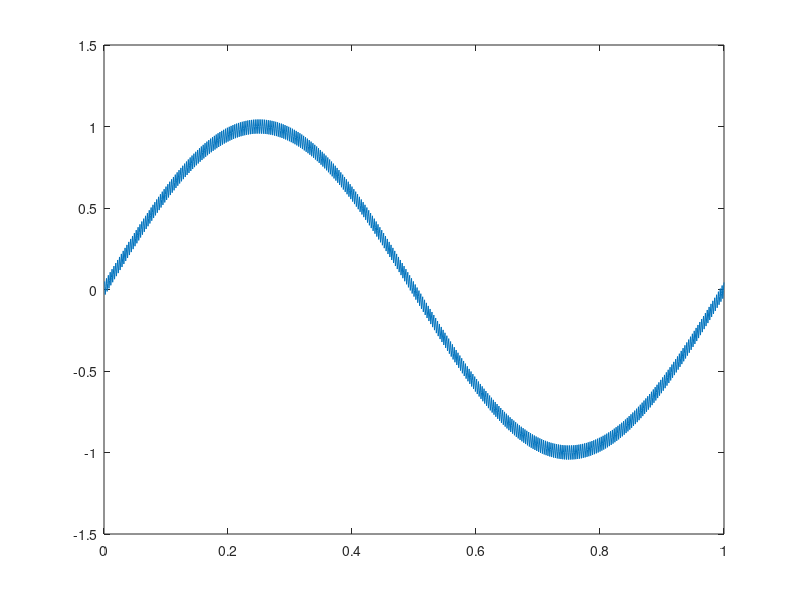

MATLAB code for this plot:
% clear
% angle = [0,0,0,0,0,0,0,0,-192,-191,-190,-189,-188,-187,-186,-185,-184,-183,-182,-181,-180,-179,-178,-177,-176,-175,-174,-173,-172,-171,-170,-169,-168,-167,-166,-165,-164,-163,-162,-161,-160,-159,-158,-157,-156,-155,-154,-153,-152,-151,-150,-149,-148,-147,-146,-145,-144,-143,-142,-141,-140,-139,-138,-137,-136,-135,-134,-133,-132,-131,-130,-129,-128,-127,-126,-125,-124,-123,-122,-121,-120,-119,-118,-117,-116,-115,-114,-113,-112,-111,-110,-109,-108,-107,-106,-105,-104,-103,-102,-101,-100,-99,-98,-97,-96,-95,-94,-93,-92,-91,-90,-89,-88,-87,-86,-85,-84,-83,-82,-81,-80,-79,-78,-77,-76,-75,-74,-73,-72,-71,-70,-69,-68,-67,-66,-65,-64,-63,-62,-61,-60,-59,-58,-57,-56,-55,-54,-53,-52,-51,-50,-49,-48,-47,-46,-45,-44,-43,-42,-41,-40,-39,-38,-37,-36,-35,-34,-33,-32,-31,-30,-29,-28,-27,-26,-25,-24,-23,-22,-21,-20,-19,-18,-17,-16,-15,-14,-13,-12,-11,-10,-9,-8,-7,-6,-5,-4,-3,-2,-1,0,1,2,3,4,5,6,7,8,9,10,11,12,13,14,15,16,17,18,19,20,21,22,23,24,25,26,27,28,29,30,31,32,33,34,35,36,37,38,39,40,41,42,43,44,45,46,47,48,49,50,51,52,53,54,55,56,57,58,59,60,61,62,63,64,65,66,67,68,69,70,71,72,73,74,75,76,77,78,79,80,81,82,83,84,85,86,87,88,89,90,91,92,93,94,95,96,97,98,99,100,101,102,103,104,105,106,107,108,109,110,111,112,113,114,115,116,117,118,119,120,121,122,123,124,125,126,127,128,129,130,131,132,133,134,135,136,137,138,139,140,141,142,143,144,145,146,147,148,149,150,151,152,153,154,155,156,157,158,159,160,161,162,163,164,165,166,167,168,169,170,171,172,173,174,175,176,177,0,0,0,0,0,0,0,0,0,0,0,0,0,0,0,0,0,0,0,0,0,0];
% t = [0,0,0,37364,520,31793,30002,28876,1552,1752,1966,2122,2287,2423,2572,2700,2858,2974,3096,3234,3337,3442,3580,3714,3827,3939,4046,4137,4238,4320,4472,4552,4675,4744,4828,4940,5007,5120,5198,5296,5370,5450,5510,5597,5689,5760,5831,5916,5992,6059,6143,6241,6299,6362,6458,6505,6576,6634,6723,6803,6872,6935,7002,7066,7133,7202,7276,7338,7418,7490,7548,7595,7670,7748,7795,7860,7902,7967,8020,8105,8165,8228,8288,8339,8417,8451,8505,8596,8634,8718,8754,8830,8874,8921,9004,9053,9082,9133,9213,9251,9322,9360,9436,9467,9521,9588,9623,9695,9757,9813,9873,9906,9971,10016,10076,10141,10194,10252,10305,10328,10390,10448,10506,10555,10615,10676,10734,10774,10823,10881,10934,10981,11019,11079,11142,11175,11251,11295,11344,11389,11445,11474,11532,11603,11636,11683,11743,11779,11837,11875,11942,11993,12051,12089,12156,12205,12247,12281,12357,12412,12468,12499,12557,12608,12675,12713,12760,12803,12867,12912,12958,13030,13039,13119,13168,13195,13262,13284,13349,13407,13436,13498,13549,13569,13629,13663,13750,13775,13841,13884,13939,13986,14049,14098,14133,14191,14216,14276,14327,14394,14437,14481,14546,14586,14628,14682,14742,14763,14836,14865,14929,14972,15023,15061,15130,15168,15228,15257,15315,15343,15418,15464,15498,15551,15607,15661,15685,15743,15808,15824,15881,15932,15961,16024,16075,16133,16184,16222,16260,16329,16350,16405,16472,16521,16550,16599,16650,16708,16760,16815,16864,16902,16962,17020,17078,17112,17185,17206,17272,17333,17379,17428,17471,17542,17598,17642,17694,17734,17787,17817,17914,17957,17986,18059,18084,18151,18204,18269,18327,18371,18418,18478,18512,18574,18634,18668,18739,18795,18838,18886,18953,19025,19074,19134,19183,19221,19288,19343,19424,19453,19533,19584,19631,19700,19754,19796,19867,19934,20012,20059,20115,20182,20240,20311,20360,20407,20489,20540,20603,20694,20752,20799,20873,20915,20997,21064,21111,21191,21256,21315,21381,21466,21517,21604,21680,21758,21824,21878,21960,22032,22099,22192,22284,22353,22424,22502,22591,22656,22734,22814,22908,22992,23055,23153,23231,23327,23429,23505,23590,23675,23764,23848,23978,24071,24161,24283,24379,24470,24580,24663,24800,24918,25048,25137,25268,25433,25538,25712,7100,570,902,1569,1907,2246,2574,2930,3262,3547,3855,4116,4546,4954,5230,5535,50724,30116,23933,9810,6394,4838];
% angle = angle(9:400 - 22);
% t = t(9:400 - 22);
% 
% t2 = 30:30:30000;
% angle2(1:length(t2)) = angle(length(angle));
% 
% current_t2_index = 1;
% 
% for i = 1:length(t)
%     for j = current_t2_index:length(t2)
%         if t2(j) < t(i)
%             angle2(j) = angle(i);
%         else
%             current_t2_index = j;
%             break;
%         end
%     end
% end
% figure(1);
% plot(t2,angle2);
% 
% fft_ = fft(angle2);
% figure(2);
% plot(abs(fft_));

% angle2(length(angle)) = 0;
% t2(length(t)) = 0;
% ff = fft(t);
% plot(1:length(ff),abs(ff));
% %ff(1:length(ff)/2 - 120) = 0;
% ff(100:length(ff)) = 0;
% iff = ifft(ff);
% figure(2)
% plot(iff,1:length(iff))
% hold on
% plot(t,angle)

clear
t = 0.001:0.001:1.0;
y = sin(2*pi/1*t);
y2 = 0.05*sin(2*pi/0.003*t);
y3 = y + y2
plot(t,y3)